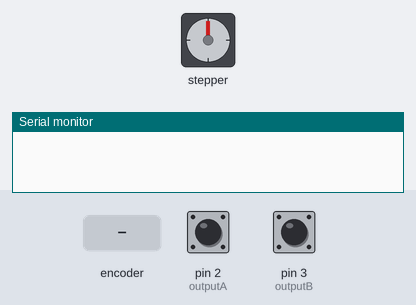
The sketch below on a simulated Arduino Uno, built with avr-gcc and run on an emulated ATmega328P. Parts: stepper motor, the last lines printed to the serial monitor. Wiring (inferred from the names in the program): stepper motor driver (200 steps per turn assumed): step pin 8; direction pin 9. The test bench sets the inputs (shaded band); at power-on: pin 2 (outputA) HIGH, pin 3 (outputB) HIGH.

Above: at 1.2 s.
1.3 s: rotary encoder on pin 2 (outputA) / pin 3 (outputB) turned 3 steps (first pin leading)
At 2.9 s:
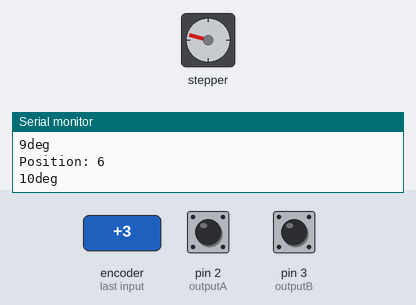
3.4 s: rotary encoder on pin 2 (outputA) / pin 3 (outputB) turned 1 step (first pin leading)
At 4.2 s:
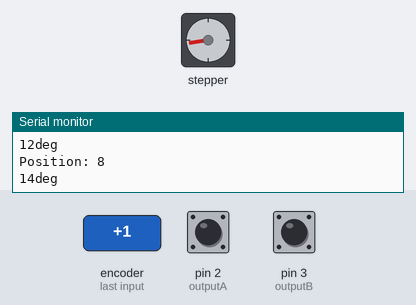
5.1 s: rotary encoder on pin 2 (outputA) / pin 3 (outputB) turned 1 step (first pin leading)
At 5.5 s:
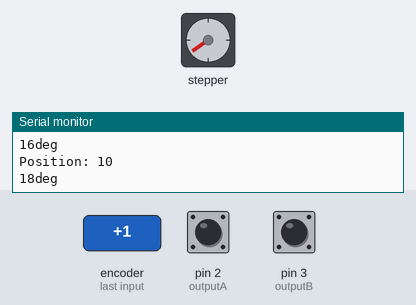
6.8 s: rotary encoder on pin 2 (outputA) / pin 3 (outputB) turned 1 step (first pin leading)
At 8.0 s:
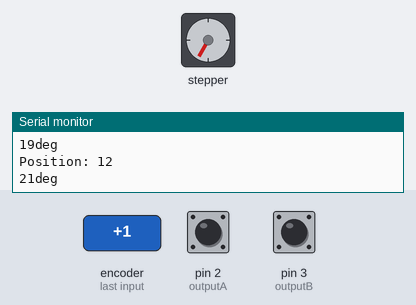
8.5 s: rotary encoder on pin 2 (outputA) / pin 3 (outputB) turned 1 step (first pin leading)
At 9.3 s:
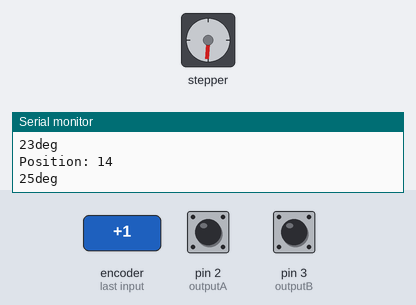
Timing chart, 0 to 11.2 s (numbered marks = the images above; inputs shaded):
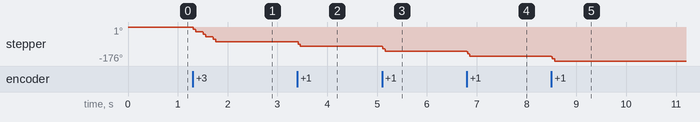

The sketch:

stepper_and_how_to_mechanics.ino
```cpp
  /*     Stepper Motor using a Rotary Encoder
 *
 *  Semester Project of Wind Turbine
 *
 */


// defines pins numbers
 #define stepPin 8
 #define dirPin  9
 #define outputA 2
 #define outputB 3

 int counter = 0;
 int angle = 0;
 int aState;
 int aLastState;

void setup() {
  // Sets the two pins as Outputs and two as inputs
  pinMode(stepPin,OUTPUT);
  pinMode(dirPin,OUTPUT);
  pinMode (outputA,INPUT);
  pinMode (outputB,INPUT);

  Serial.begin (9600); //starts serial communication
  aLastState = digitalRead(outputA); //reads the intial value of the encoder

}
void loop() {

  aState = digitalRead(outputA);  //the value is read again for different variable
     //logic
    //if the encoder is rotated the two above values will be changed
    //so it will act as an indicator of movement
  if (aState != aLastState){
    //logic
    //if output b has different value than output a it would mean cw motion
     if (digitalRead(outputB) != aState) {
      //increases the counter and moves the turbine CW
       counter ++;
       angle ++;
       rotateCW();
     }
     else {
       counter--;
       angle --;
       rotateCCW();
     }
     //resets the value on serial monitor after a full revoltuion
     //the encoder is a 30 step
     if (counter >=30 or counter <= -30) {
      counter =0;
     }
     Serial.print("Position: ");
     Serial.println(counter);


     Serial.print(int(angle*(1.8)));
     Serial.println("deg");


   }
  aLastState = aState; //the variable is updated
}
//functions to make the motion of motor
void rotateCW() {
    digitalWrite(dirPin,LOW); //enables movement in a specific direction
   for(int x = 0; x < 7; x++){ // a loop to make the encoder and motor be in sync
    digitalWrite(stepPin,HIGH);
    delayMicroseconds(1000);
    digitalWrite(stepPin,LOW);
    delayMicroseconds(1000);
   }
}
void rotateCCW() {
    digitalWrite(dirPin,HIGH);
  for(int x = 0; x <7; x++){
    digitalWrite(stepPin,HIGH);
    delayMicroseconds(1000);
    digitalWrite(stepPin,LOW);
    delayMicroseconds(1000);
  }
}
```

Measured:
- after the input at 1.3 s, stepper: turns 75° counter-clockwise in 0.46 s, starting at once
- after the input at 3.4 s, stepper: turns 25° counter-clockwise, starting at once
- after the input at 5.1 s, stepper: turns 26° counter-clockwise, starting at once
- after the input at 6.8 s, stepper: turns 25° counter-clockwise, starting at once
- after the input at 8.5 s, stepper: turns 25° counter-clockwise, starting at once
